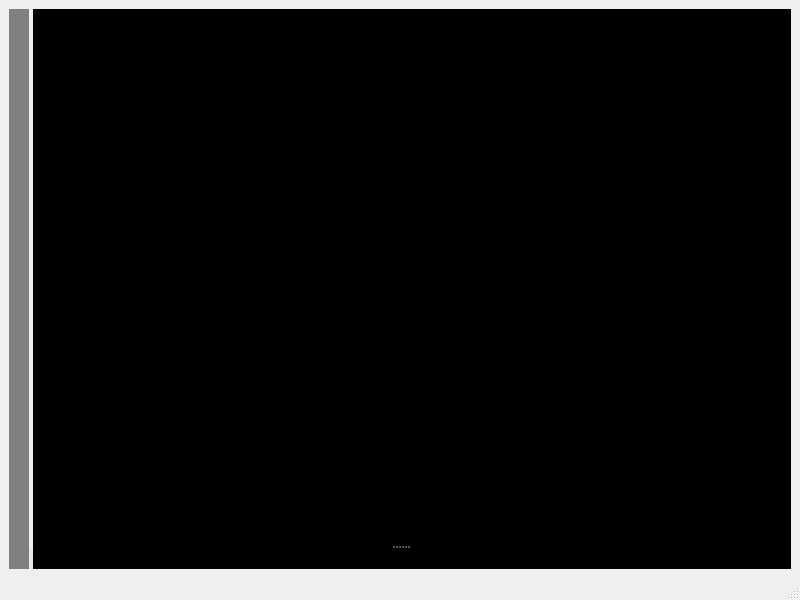
<?xml version="1.0" encoding="UTF-8"?>
<ui version="4.0">
 <class>MainWindow</class>
 <widget class="QMainWindow" name="MainWindow">
  <property name="geometry">
   <rect>
    <x>0</x>
    <y>0</y>
    <width>800</width>
    <height>600</height>
   </rect>
  </property>
  <property name="minimumSize">
   <size>
    <width>450</width>
    <height>450</height>
   </size>
  </property>
  <property name="windowTitle">
   <string>MainWindow</string>
  </property>
  <widget class="QWidget" name="centralwidget">
   <layout class="QGridLayout" name="gridLayout">
    <item row="0" column="0">
     <widget class="QSplitter" name="splitter_2">
      <property name="sizePolicy">
       <sizepolicy hsizetype="Preferred" vsizetype="Preferred">
        <horstretch>0</horstretch>
        <verstretch>15</verstretch>
       </sizepolicy>
      </property>
      <property name="minimumSize">
       <size>
        <width>100</width>
        <height>100</height>
       </size>
      </property>
      <property name="orientation">
       <enum>Qt::Orientation::Vertical</enum>
      </property>
      <widget class="QSplitter" name="splitter">
       <property name="sizePolicy">
        <sizepolicy hsizetype="Preferred" vsizetype="Preferred">
         <horstretch>0</horstretch>
         <verstretch>5</verstretch>
        </sizepolicy>
       </property>
       <property name="minimumSize">
        <size>
         <width>50</width>
         <height>2000</height>
        </size>
       </property>
       <property name="orientation">
        <enum>Qt::Orientation::Horizontal</enum>
       </property>
       <widget class="QWidget" name="widget_3" native="true">
        <property name="sizePolicy">
         <sizepolicy hsizetype="Preferred" vsizetype="Preferred">
          <horstretch>0</horstretch>
          <verstretch>0</verstretch>
         </sizepolicy>
        </property>
        <property name="minimumSize">
         <size>
          <width>20</width>
          <height>20</height>
         </size>
        </property>
        <property name="styleSheet">
         <string notr="true">background: gray;</string>
        </property>
       </widget>
       <widget class="Previewer" name="frame" native="true">
        <property name="sizePolicy">
         <sizepolicy hsizetype="Preferred" vsizetype="Preferred">
          <horstretch>0</horstretch>
          <verstretch>5</verstretch>
         </sizepolicy>
        </property>
        <property name="minimumSize">
         <size>
          <width>2000</width>
          <height>2000</height>
         </size>
        </property>
        <property name="styleSheet">
         <string notr="true">background: black;</string>
        </property>
       </widget>
      </widget>
      <widget class="QWidget" name="widget_2" native="true">
       <property name="sizePolicy">
        <sizepolicy hsizetype="Preferred" vsizetype="Preferred">
         <horstretch>0</horstretch>
         <verstretch>5</verstretch>
        </sizepolicy>
       </property>
       <property name="minimumSize">
        <size>
         <width>20</width>
         <height>20</height>
        </size>
       </property>
       <property name="styleSheet">
        <string notr="true">background: rgba(150,150,150,0.1);</string>
       </property>
      </widget>
     </widget>
    </item>
   </layout>
  </widget>
  <widget class="QMenuBar" name="menubar">
   <property name="geometry">
    <rect>
     <x>0</x>
     <y>0</y>
     <width>800</width>
     <height>22</height>
    </rect>
   </property>
  </widget>
  <widget class="QStatusBar" name="statusbar"/>
 </widget>
 <customwidgets>
  <customwidget>
   <class>Previewer</class>
   <extends>QWidget</extends>
   <header>previewer.h</header>
  </customwidget>
 </customwidgets>
 <resources/>
 <connections/>
</ui>
